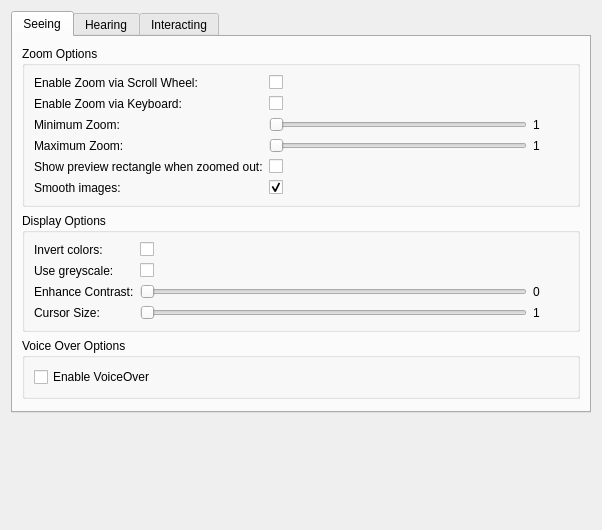
<?xml version="1.0" encoding="UTF-8"?>
<ui version="4.0">
 <class>UniversalAccessForm</class>
 <widget class="QWidget" name="UniversalAccessForm">
  <property name="geometry">
   <rect>
    <x>0</x>
    <y>0</y>
    <width>602</width>
    <height>530</height>
   </rect>
  </property>
  <property name="windowTitle">
   <string>Form</string>
  </property>
  <layout class="QVBoxLayout" name="verticalLayout" stretch="0,1">
   <item>
    <widget class="QTabWidget" name="tabWidget">
     <property name="sizePolicy">
      <sizepolicy hsizetype="Expanding" vsizetype="Minimum">
       <horstretch>0</horstretch>
       <verstretch>0</verstretch>
      </sizepolicy>
     </property>
     <property name="currentIndex">
      <number>0</number>
     </property>
     <widget class="QWidget" name="seeing">
      <attribute name="title">
       <string>Seeing</string>
      </attribute>
      <layout class="QVBoxLayout" name="verticalLayout_2">
       <item>
        <widget class="QGroupBox" name="groupBox">
         <property name="title">
          <string>Zoom Options</string>
         </property>
         <layout class="QVBoxLayout" name="verticalLayout_3">
          <item>
           <layout class="QFormLayout" name="formLayout">
            <item row="0" column="0">
             <widget class="QLabel" name="label_9">
              <property name="text">
               <string>Enable Zoom via Scroll Wheel:</string>
              </property>
             </widget>
            </item>
            <item row="0" column="1">
             <widget class="QCheckBox" name="closeViewScrollWheelToggle">
              <property name="text">
               <string/>
              </property>
             </widget>
            </item>
            <item row="1" column="1">
             <widget class="QCheckBox" name="closeViewHotkeysEnabled">
              <property name="text">
               <string/>
              </property>
             </widget>
            </item>
            <item row="1" column="0">
             <widget class="QLabel" name="label_14">
              <property name="text">
               <string>Enable Zoom via Keyboard:</string>
              </property>
             </widget>
            </item>
            <item row="2" column="0">
             <widget class="QLabel" name="label">
              <property name="text">
               <string>Minimum Zoom:</string>
              </property>
             </widget>
            </item>
            <item row="3" column="0">
             <widget class="QLabel" name="label_2">
              <property name="text">
               <string>Maximum Zoom:</string>
              </property>
             </widget>
            </item>
            <item row="2" column="1">
             <layout class="QHBoxLayout" name="horizontalLayout">
              <item>
               <widget class="QSlider" name="closeViewNearPoint">
                <property name="minimum">
                 <number>1</number>
                </property>
                <property name="maximum">
                 <number>20</number>
                </property>
                <property name="orientation">
                 <enum>Qt::Horizontal</enum>
                </property>
                <property name="tickPosition">
                 <enum>QSlider::NoTicks</enum>
                </property>
               </widget>
              </item>
              <item>
               <widget class="QLabel" name="minZoomLabel">
                <property name="minimumSize">
                 <size>
                  <width>35</width>
                  <height>0</height>
                 </size>
                </property>
                <property name="text">
                 <string>1</string>
                </property>
               </widget>
              </item>
             </layout>
            </item>
            <item row="3" column="1">
             <layout class="QHBoxLayout" name="horizontalLayout_2">
              <item>
               <widget class="QSlider" name="closeViewFarPoint">
                <property name="minimum">
                 <number>1</number>
                </property>
                <property name="maximum">
                 <number>20</number>
                </property>
                <property name="orientation">
                 <enum>Qt::Horizontal</enum>
                </property>
               </widget>
              </item>
              <item>
               <widget class="QLabel" name="maxZoomLabel">
                <property name="minimumSize">
                 <size>
                  <width>35</width>
                  <height>0</height>
                 </size>
                </property>
                <property name="text">
                 <string>1</string>
                </property>
               </widget>
              </item>
             </layout>
            </item>
            <item row="4" column="1">
             <widget class="QCheckBox" name="closeViewShowPreview">
              <property name="text">
               <string/>
              </property>
             </widget>
            </item>
            <item row="4" column="0">
             <widget class="QLabel" name="label_17">
              <property name="text">
               <string>Show preview rectangle when zoomed out:</string>
              </property>
             </widget>
            </item>
            <item row="5" column="1">
             <widget class="QCheckBox" name="closeViewSmoothImages">
              <property name="text">
               <string/>
              </property>
              <property name="checked">
               <bool>true</bool>
              </property>
             </widget>
            </item>
            <item row="5" column="0">
             <widget class="QLabel" name="label_18">
              <property name="text">
               <string>Smooth images:</string>
              </property>
             </widget>
            </item>
           </layout>
          </item>
         </layout>
        </widget>
       </item>
       <item>
        <widget class="QGroupBox" name="groupBox_2">
         <property name="title">
          <string>Display Options</string>
         </property>
         <layout class="QVBoxLayout" name="verticalLayout_4">
          <item>
           <layout class="QFormLayout" name="formLayout_2">
            <item row="0" column="0">
             <widget class="QLabel" name="label_19">
              <property name="text">
               <string>Invert colors:</string>
              </property>
             </widget>
            </item>
            <item row="0" column="1">
             <widget class="QCheckBox" name="whiteOnBlack">
              <property name="text">
               <string/>
              </property>
             </widget>
            </item>
            <item row="1" column="1">
             <widget class="QCheckBox" name="grayscale">
              <property name="text">
               <string/>
              </property>
             </widget>
            </item>
            <item row="1" column="0">
             <widget class="QLabel" name="label_20">
              <property name="text">
               <string>Use greyscale:</string>
              </property>
             </widget>
            </item>
            <item row="2" column="0">
             <widget class="QLabel" name="label_3">
              <property name="text">
               <string>Enhance Contrast:</string>
              </property>
             </widget>
            </item>
            <item row="2" column="1">
             <layout class="QHBoxLayout" name="horizontalLayout_3">
              <item>
               <widget class="QSlider" name="contrast">
                <property name="sizePolicy">
                 <sizepolicy hsizetype="Expanding" vsizetype="Fixed">
                  <horstretch>0</horstretch>
                  <verstretch>0</verstretch>
                 </sizepolicy>
                </property>
                <property name="maximum">
                 <number>10</number>
                </property>
                <property name="orientation">
                 <enum>Qt::Horizontal</enum>
                </property>
               </widget>
              </item>
              <item>
               <widget class="QLabel" name="contrastLabel">
                <property name="minimumSize">
                 <size>
                  <width>35</width>
                  <height>0</height>
                 </size>
                </property>
                <property name="text">
                 <string>0</string>
                </property>
               </widget>
              </item>
             </layout>
            </item>
            <item row="3" column="0">
             <widget class="QLabel" name="label_4">
              <property name="text">
               <string>Cursor Size:</string>
              </property>
             </widget>
            </item>
            <item row="3" column="1">
             <layout class="QHBoxLayout" name="horizontalLayout_4">
              <item>
               <widget class="QSlider" name="mouseDriverCursorSize">
                <property name="minimum">
                 <number>1</number>
                </property>
                <property name="maximum">
                 <number>4</number>
                </property>
                <property name="orientation">
                 <enum>Qt::Horizontal</enum>
                </property>
               </widget>
              </item>
              <item>
               <widget class="QLabel" name="cursorLabel">
                <property name="minimumSize">
                 <size>
                  <width>35</width>
                  <height>0</height>
                 </size>
                </property>
                <property name="text">
                 <string>1</string>
                </property>
               </widget>
              </item>
             </layout>
            </item>
           </layout>
          </item>
         </layout>
        </widget>
       </item>
       <item>
        <widget class="QGroupBox" name="groupBox_6">
         <property name="title">
          <string>Voice Over Options</string>
         </property>
         <layout class="QVBoxLayout" name="verticalLayout_10">
          <item>
           <widget class="QCheckBox" name="voiceOverOnOffKey">
            <property name="text">
             <string>Enable VoiceOver</string>
            </property>
           </widget>
          </item>
         </layout>
        </widget>
       </item>
       <item>
        <spacer name="verticalSpacer_2">
         <property name="orientation">
          <enum>Qt::Vertical</enum>
         </property>
         <property name="sizeHint" stdset="0">
          <size>
           <width>20</width>
           <height>1</height>
          </size>
         </property>
        </spacer>
       </item>
      </layout>
     </widget>
     <widget class="QWidget" name="hearing">
      <attribute name="title">
       <string>Hearing</string>
      </attribute>
      <layout class="QVBoxLayout" name="verticalLayout_5">
       <item>
        <widget class="QCheckBox" name="flashScreen">
         <property name="text">
          <string>Flash the screen when an alert occurs</string>
         </property>
        </widget>
       </item>
       <item>
        <widget class="QCheckBox" name="stereoAsMono">
         <property name="text">
          <string>Play stereo audio as mono</string>
         </property>
        </widget>
       </item>
       <item>
        <spacer name="verticalSpacer">
         <property name="orientation">
          <enum>Qt::Vertical</enum>
         </property>
         <property name="sizeHint" stdset="0">
          <size>
           <width>20</width>
           <height>1</height>
          </size>
         </property>
        </spacer>
       </item>
      </layout>
     </widget>
     <widget class="QWidget" name="interacting">
      <attribute name="title">
       <string>Interacting</string>
      </attribute>
      <layout class="QVBoxLayout" name="verticalLayout_6">
       <item>
        <widget class="QGroupBox" name="stickyKey">
         <property name="title">
          <string>Enable Sticky Keys</string>
         </property>
         <property name="checkable">
          <bool>true</bool>
         </property>
         <property name="checked">
          <bool>false</bool>
         </property>
         <layout class="QVBoxLayout" name="verticalLayout_7">
          <item>
           <widget class="QCheckBox" name="stickyKeyShowWindow">
            <property name="text">
             <string>Display pressed keys on screen</string>
            </property>
            <property name="checked">
             <bool>true</bool>
            </property>
           </widget>
          </item>
          <item>
           <widget class="QCheckBox" name="stickyKeyBeepOnModifier">
            <property name="text">
             <string>Beep when a modifier key is set</string>
            </property>
            <property name="checked">
             <bool>true</bool>
            </property>
           </widget>
          </item>
         </layout>
        </widget>
       </item>
       <item>
        <widget class="QGroupBox" name="slowKey">
         <property name="title">
          <string>Enable Slow Keys</string>
         </property>
         <property name="checkable">
          <bool>true</bool>
         </property>
         <property name="checked">
          <bool>false</bool>
         </property>
         <layout class="QVBoxLayout" name="verticalLayout_8">
          <item>
           <layout class="QFormLayout" name="formLayout_3">
            <item row="1" column="0">
             <widget class="QLabel" name="label_5">
              <property name="text">
               <string>Acceptance delay: </string>
              </property>
             </widget>
            </item>
            <item row="1" column="1">
             <layout class="QHBoxLayout" name="horizontalLayout_5">
              <item>
               <widget class="QSpinBox" name="slowKeyDelay">
                <property name="minimum">
                 <number>1</number>
                </property>
                <property name="maximum">
                 <number>5000</number>
                </property>
                <property name="value">
                 <number>250</number>
                </property>
               </widget>
              </item>
              <item>
               <widget class="QLabel" name="label_6">
                <property name="text">
                 <string>milliseconds</string>
                </property>
               </widget>
              </item>
             </layout>
            </item>
            <item row="0" column="1">
             <widget class="QCheckBox" name="slowKeyBeepOn">
              <property name="text">
               <string/>
              </property>
              <property name="checked">
               <bool>true</bool>
              </property>
             </widget>
            </item>
            <item row="0" column="0">
             <widget class="QLabel" name="label_15">
              <property name="text">
               <string>Use click key sounds:</string>
              </property>
             </widget>
            </item>
           </layout>
          </item>
         </layout>
        </widget>
       </item>
       <item>
        <widget class="QGroupBox" name="mouseDriver">
         <property name="title">
          <string>Enable Mouse Keys</string>
         </property>
         <property name="checkable">
          <bool>true</bool>
         </property>
         <property name="checked">
          <bool>false</bool>
         </property>
         <layout class="QVBoxLayout" name="verticalLayout_9">
          <item>
           <layout class="QGridLayout" name="gridLayout_2">
            <item row="3" column="1">
             <widget class="QLabel" name="label_11">
              <property name="text">
               <string>slow</string>
              </property>
             </widget>
            </item>
            <item row="4" column="0">
             <widget class="QLabel" name="label_16">
              <property name="text">
               <string>Ignore built-in trackpad:</string>
              </property>
             </widget>
            </item>
            <item row="4" column="1">
             <widget class="QCheckBox" name="mouseDriverIgnoreTrackpad">
              <property name="text">
               <string/>
              </property>
             </widget>
            </item>
            <item row="1" column="3">
             <widget class="QLabel" name="label_13">
              <property name="text">
               <string>long</string>
              </property>
              <property name="alignment">
               <set>Qt::AlignRight|Qt::AlignTrailing|Qt::AlignVCenter</set>
              </property>
             </widget>
            </item>
            <item row="0" column="0">
             <widget class="QLabel" name="label_7">
              <property name="text">
               <string>Initial delay:</string>
              </property>
              <property name="alignment">
               <set>Qt::AlignRight|Qt::AlignTrailing|Qt::AlignVCenter</set>
              </property>
             </widget>
            </item>
            <item row="0" column="1" colspan="3">
             <widget class="QSlider" name="mouseDriverInitialDelay">
              <property name="maximum">
               <number>20</number>
              </property>
              <property name="value">
               <number>10</number>
              </property>
              <property name="orientation">
               <enum>Qt::Horizontal</enum>
              </property>
             </widget>
            </item>
            <item row="2" column="1" colspan="3">
             <widget class="QSlider" name="mouseDriverMaxSpeed">
              <property name="minimum">
               <number>1</number>
              </property>
              <property name="maximum">
               <number>21</number>
              </property>
              <property name="value">
               <number>11</number>
              </property>
              <property name="orientation">
               <enum>Qt::Horizontal</enum>
              </property>
             </widget>
            </item>
            <item row="1" column="1">
             <widget class="QLabel" name="label_10">
              <property name="text">
               <string>short</string>
              </property>
             </widget>
            </item>
            <item row="2" column="0">
             <widget class="QLabel" name="label_8">
              <property name="text">
               <string>Maximum speed:</string>
              </property>
              <property name="alignment">
               <set>Qt::AlignRight|Qt::AlignTrailing|Qt::AlignVCenter</set>
              </property>
             </widget>
            </item>
            <item row="3" column="3">
             <widget class="QLabel" name="label_12">
              <property name="text">
               <string>fast</string>
              </property>
              <property name="alignment">
               <set>Qt::AlignRight|Qt::AlignTrailing|Qt::AlignVCenter</set>
              </property>
             </widget>
            </item>
           </layout>
          </item>
         </layout>
        </widget>
       </item>
       <item>
        <spacer name="verticalSpacer_3">
         <property name="orientation">
          <enum>Qt::Vertical</enum>
         </property>
         <property name="sizeHint" stdset="0">
          <size>
           <width>20</width>
           <height>1</height>
          </size>
         </property>
        </spacer>
       </item>
      </layout>
     </widget>
    </widget>
   </item>
   <item>
    <spacer name="verticalSpacer_4">
     <property name="orientation">
      <enum>Qt::Vertical</enum>
     </property>
     <property name="sizeHint" stdset="0">
      <size>
       <width>20</width>
       <height>40</height>
      </size>
     </property>
    </spacer>
   </item>
  </layout>
 </widget>
 <resources/>
 <connections/>
</ui>
